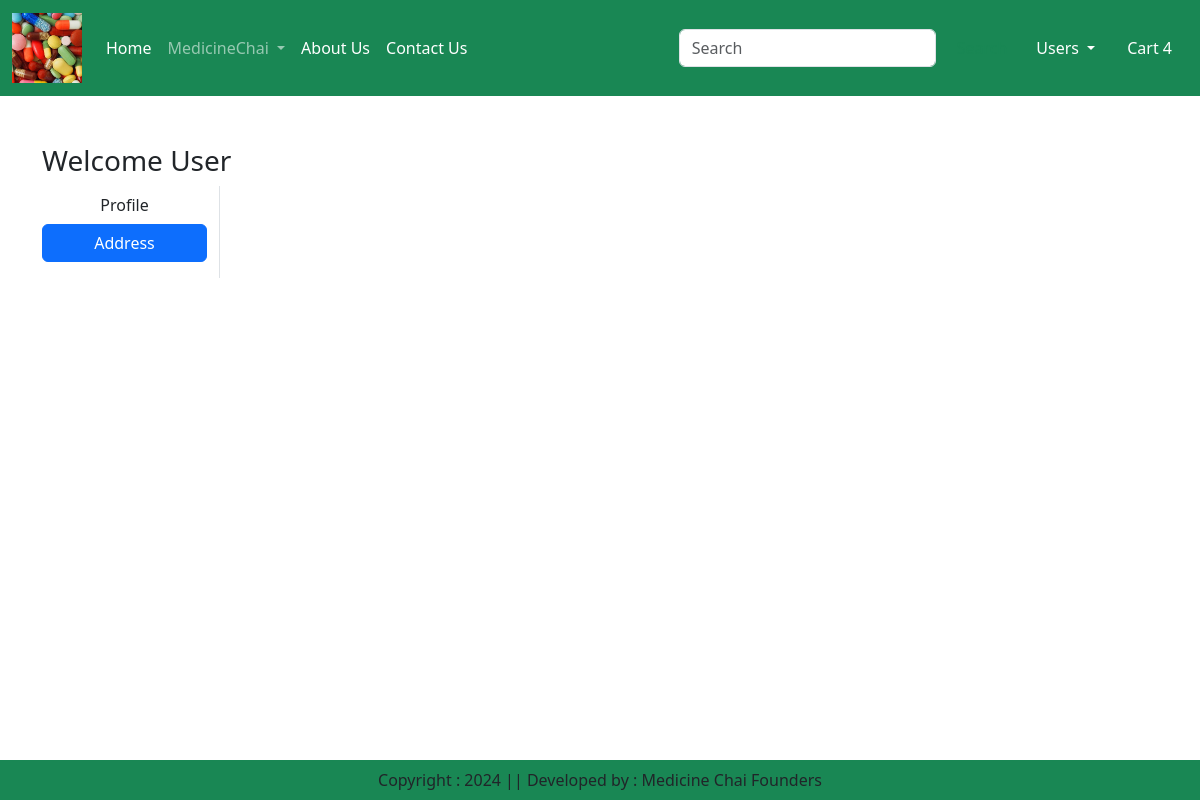
Page /address/ (signed in) on the earlier database version.
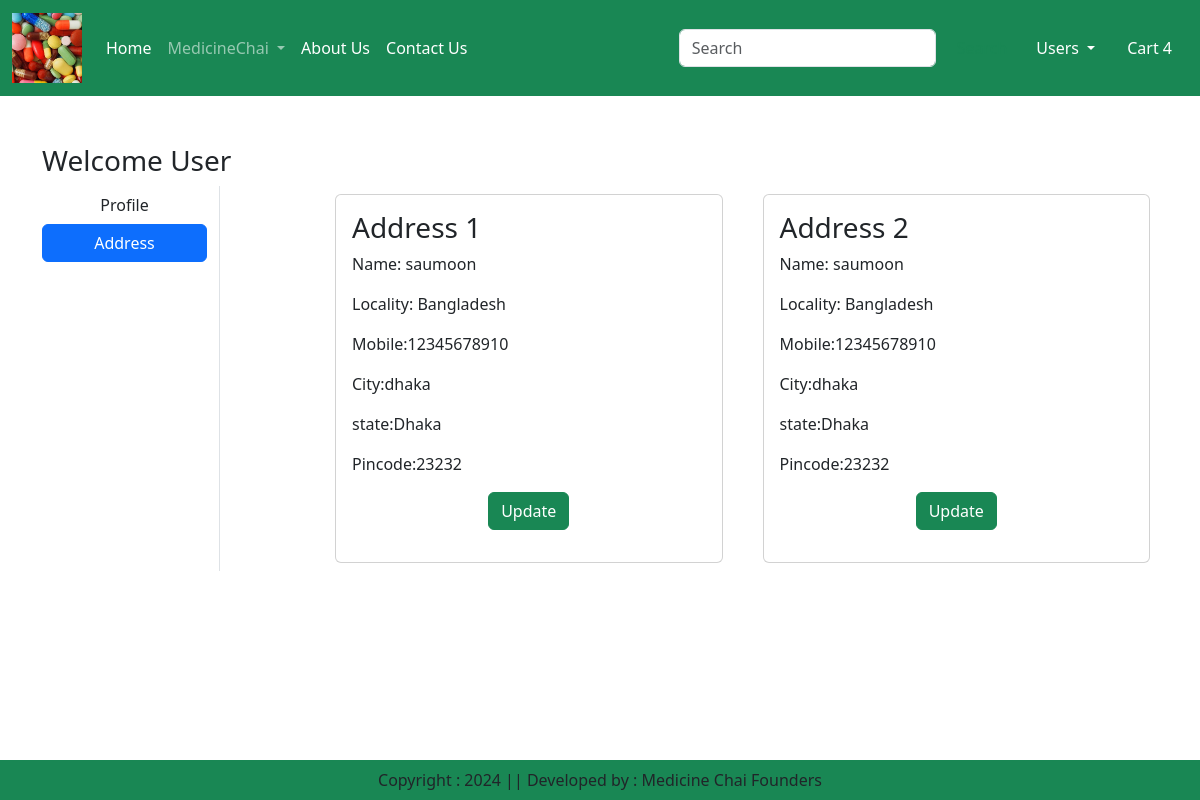
Same page on the later database version.
### medicine/models.py (models this page shows, shortened)
class Customer(models.Model):
    user = models.ForeignKey(User, on_delete=models.CASCADE)
    name = models.CharField(max_length=200)
    locality = models.CharField(max_length=200)
    city = models.CharField(max_length=50)
    mobile = models.IntegerField(default=0)
    zipcode = models.IntegerField()
    state = models.CharField(choices=STATE_CHOICES, max_length=200)

### medicine/views.py (the view)
# urls.py: path('address/',views.address,name='address'),
def address(request):
    add=Customer.objects.filter(user=request.user)
    return render(request, 'app/address.html',locals())

### medicine/templates/app/address.html (shortened to what this page needs)
{% extends 'app/base.html' %}
{% load static %}
{% block main-content %}
<div class="container my-5">
    <div class="row">
        <h3>Welcome <span class="text-capitalize">{{request.user}}</span></h3>
    <div class="col-sm-2 border-end">
        <ul class="list-unstyled">
            <li class="d-grid"><a href="{% url 'profile' %}" class="btn">Profile</a></li>
            <li class="d-grid"><a href="{% url 'address' %}" class="btn btn-primary">Address</a></li>
        </ul>
    </div>
    <div class="col-sm-9 offset-sm-1">
        <div class="row">
            {% for ad in add %}
            <div class="col-sm-6">
                <div class="card m-2">
                    <div class="card-body">
                        <h3>Address {{forloop.counter}}</h3>
                        <p>Name: {{ad.name}}</p>
                        <p>Locality: {{ad.locality}}</p>
                        <p>Mobile:{{ad.mobile}}</p>
                        <p>City:{{ad.city}}</p>
                        <p>state:{{ad.state}}</p>
                        <p>Pincode:{{ad.zipcode}}</p>
                        <p class="text-center"><a href="{% url 'updateAddress' pk=ad.id %}" type="button" class="btn btn-success">Update</a></p>
                    </div>
                </div>
            </div>
            {% endfor %}
        </div>
    </div>
</div>
</div>
{% endblock main-content %}

Differences in the rows shown:
added Customer: name "saumoon", locality "Bangladesh", mobile "12345678910", city "dhaka", state "Dhaka", zipcode "23232"
added Customer: name "saumoon", locality "Bangladesh", mobile "12345678910", city "dhaka", state "Dhaka", zipcode "23232"
